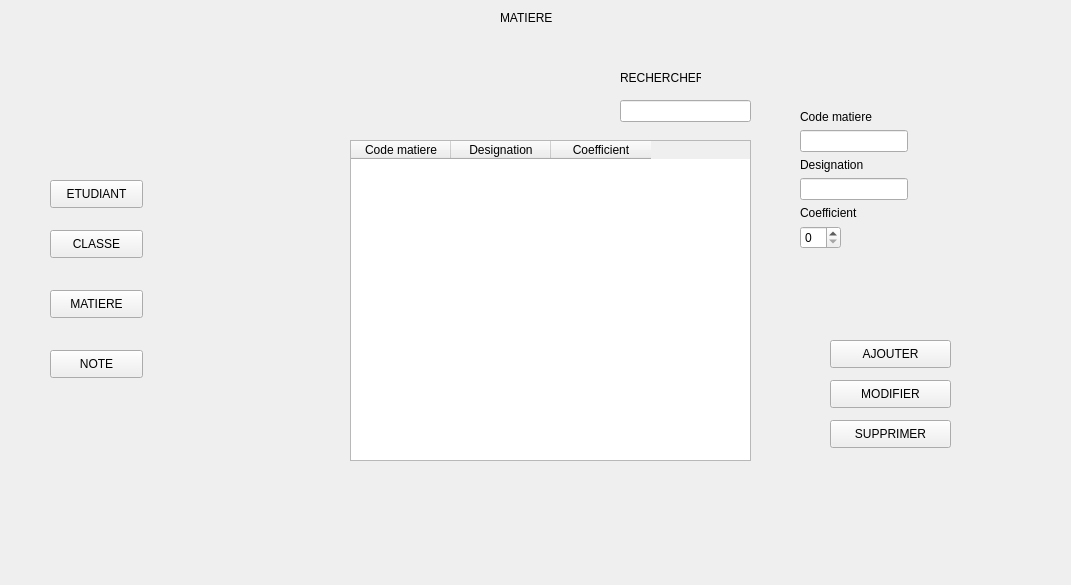
<?xml version="1.0" encoding="UTF-8"?>
<ui version="4.0">
 <class>frm_matiere</class>
 <widget class="QWidget" name="frm_matiere">
  <property name="geometry">
   <rect>
    <x>0</x>
    <y>0</y>
    <width>1071</width>
    <height>585</height>
   </rect>
  </property>
  <property name="windowTitle">
   <string>Form</string>
  </property>
  <widget class="QLabel" name="lbltitrematiere">
   <property name="geometry">
    <rect>
     <x>500</x>
     <y>10</y>
     <width>81</width>
     <height>16</height>
    </rect>
   </property>
   <property name="text">
    <string>MATIERE</string>
   </property>
  </widget>
  <widget class="QWidget" name="formLayoutWidget">
   <property name="geometry">
    <rect>
     <x>800</x>
     <y>110</y>
     <width>171</width>
     <height>211</height>
    </rect>
   </property>
   <layout class="QFormLayout" name="formLayout">
    <item row="0" column="0">
     <widget class="QLabel" name="lblcodematiere">
      <property name="text">
       <string>Code matiere</string>
      </property>
     </widget>
    </item>
    <item row="1" column="0">
     <widget class="QLineEdit" name="txtcodematiere"/>
    </item>
    <item row="2" column="0">
     <widget class="QLabel" name="lbldesignationmatiere">
      <property name="text">
       <string>Designation</string>
      </property>
     </widget>
    </item>
    <item row="3" column="0">
     <widget class="QLineEdit" name="txtdesignationmatiere"/>
    </item>
    <item row="4" column="0">
     <widget class="QLabel" name="lblcoefficient">
      <property name="text">
       <string>Coefficient</string>
      </property>
     </widget>
    </item>
    <item row="5" column="0">
     <widget class="QSpinBox" name="spbcoefficient"/>
    </item>
   </layout>
  </widget>
  <widget class="QPushButton" name="btnajoutmatiere">
   <property name="geometry">
    <rect>
     <x>830</x>
     <y>340</y>
     <width>121</width>
     <height>28</height>
    </rect>
   </property>
   <property name="text">
    <string>AJOUTER</string>
   </property>
  </widget>
  <widget class="QPushButton" name="btnmodifmatiere">
   <property name="geometry">
    <rect>
     <x>830</x>
     <y>380</y>
     <width>121</width>
     <height>28</height>
    </rect>
   </property>
   <property name="text">
    <string>MODIFIER</string>
   </property>
  </widget>
  <widget class="QPushButton" name="btnsupprmatiere">
   <property name="geometry">
    <rect>
     <x>830</x>
     <y>420</y>
     <width>121</width>
     <height>28</height>
    </rect>
   </property>
   <property name="text">
    <string>SUPPRIMER</string>
   </property>
  </widget>
  <widget class="QTableWidget" name="tbllistematiere">
   <property name="geometry">
    <rect>
     <x>350</x>
     <y>140</y>
     <width>401</width>
     <height>321</height>
    </rect>
   </property>
   <column>
    <property name="text">
     <string>Code matiere</string>
    </property>
   </column>
   <column>
    <property name="text">
     <string>Designation</string>
    </property>
   </column>
   <column>
    <property name="text">
     <string>Coefficient</string>
    </property>
   </column>
  </widget>
  <widget class="QLabel" name="lblrecherchematiere">
   <property name="geometry">
    <rect>
     <x>620</x>
     <y>70</y>
     <width>81</width>
     <height>16</height>
    </rect>
   </property>
   <property name="text">
    <string>RECHERCHER</string>
   </property>
  </widget>
  <widget class="QLineEdit" name="txtrecherchematiere">
   <property name="geometry">
    <rect>
     <x>620</x>
     <y>100</y>
     <width>131</width>
     <height>22</height>
    </rect>
   </property>
  </widget>
  <widget class="QPushButton" name="btnswitchetudiant">
   <property name="geometry">
    <rect>
     <x>50</x>
     <y>180</y>
     <width>93</width>
     <height>28</height>
    </rect>
   </property>
   <property name="text">
    <string>ETUDIANT</string>
   </property>
  </widget>
  <widget class="QPushButton" name="btnswitchclasse">
   <property name="geometry">
    <rect>
     <x>50</x>
     <y>230</y>
     <width>93</width>
     <height>28</height>
    </rect>
   </property>
   <property name="text">
    <string>CLASSE</string>
   </property>
  </widget>
  <widget class="QPushButton" name="btnswitchmatiere">
   <property name="geometry">
    <rect>
     <x>50</x>
     <y>290</y>
     <width>93</width>
     <height>28</height>
    </rect>
   </property>
   <property name="text">
    <string>MATIERE</string>
   </property>
  </widget>
  <widget class="QPushButton" name="btnswitchnote">
   <property name="geometry">
    <rect>
     <x>50</x>
     <y>350</y>
     <width>93</width>
     <height>28</height>
    </rect>
   </property>
   <property name="text">
    <string>NOTE</string>
   </property>
  </widget>
 </widget>
 <resources/>
 <connections/>
</ui>
